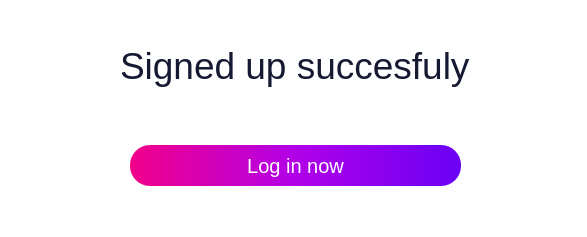
<?xml version="1.0" encoding="UTF-8"?>
<ui version="4.0">
 <class>Signuo_success_popup</class>
 <widget class="QWidget" name="Signuo_success_popup">
  <property name="geometry">
   <rect>
    <x>0</x>
    <y>0</y>
    <width>587</width>
    <height>237</height>
   </rect>
  </property>
  <property name="windowTitle">
   <string>Form</string>
  </property>
  <property name="styleSheet">
   <string notr="true">background-color: rgb(254, 254, 254);</string>
  </property>
  <widget class="QLabel" name="label">
   <property name="geometry">
    <rect>
     <x>120</x>
     <y>40</y>
     <width>351</width>
     <height>51</height>
    </rect>
   </property>
   <property name="styleSheet">
    <string notr="true">background-color: transparent;
color: rgba(22, 25, 50, 1);
font-size: 28pt;</string>
   </property>
   <property name="text">
    <string>Signed up succesfuly!</string>
   </property>
  </widget>
  <widget class="QPushButton" name="login_button">
   <property name="enabled">
    <bool>true</bool>
   </property>
   <property name="geometry">
    <rect>
     <x>130</x>
     <y>130</y>
     <width>331</width>
     <height>71</height>
    </rect>
   </property>
   <property name="styleSheet">
    <string notr="true">background-color: qlineargradient(spread:pad, x1:0, y1:0, x2:1, y2:0, stop:0 #f20089, stop:0.5 #b100e8, stop:1 #6a00f4);

border-radius: 20px;
font-size: 20px;
color: rgba(254, 254, 254, 1);
margin-top: 15px;
margin-bottom: 15px;</string>
   </property>
   <property name="text">
    <string>Log in now</string>
   </property>
  </widget>
 </widget>
 <resources/>
 <connections/>
</ui>
